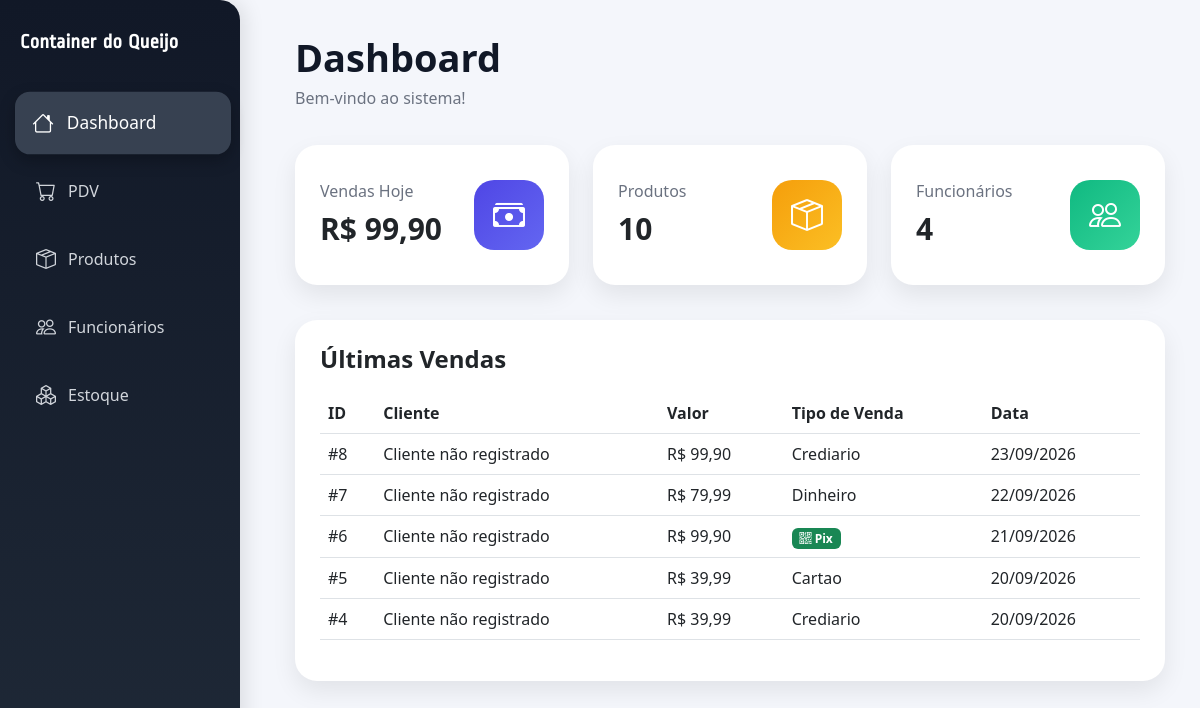
The page /PDV/index.php on the database as committed earlier.
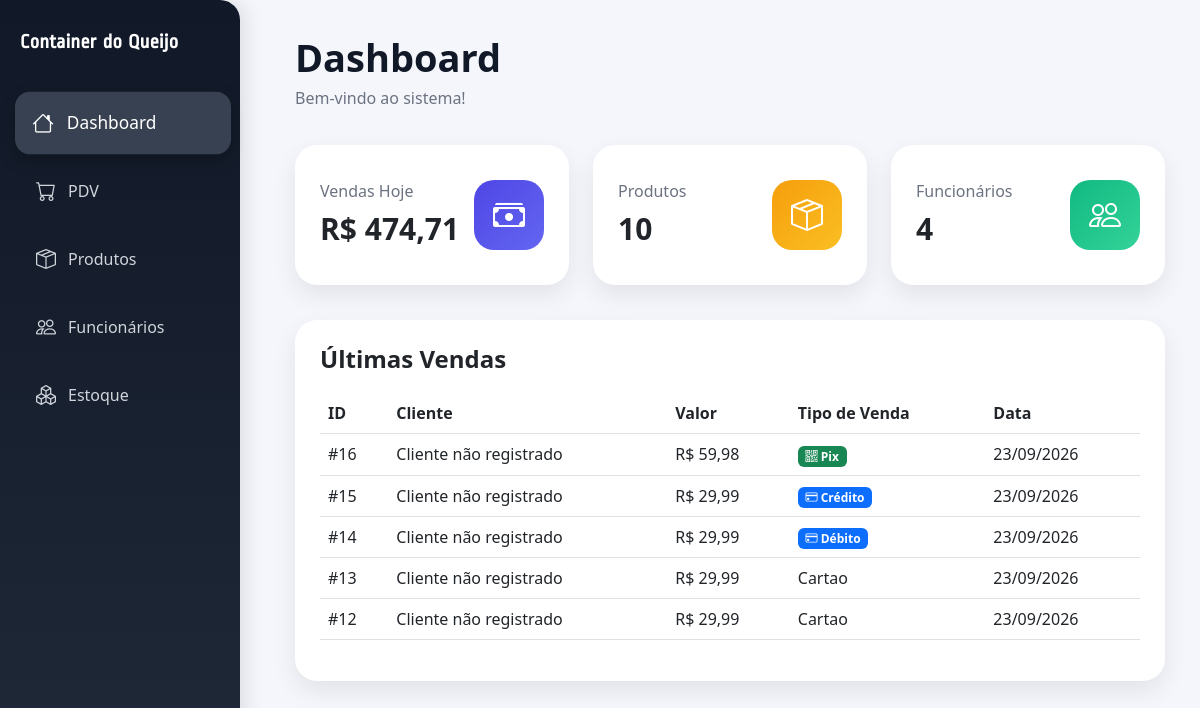
The same page on the database as committed later.
### tables this page shows
CREATE TABLE IF NOT EXISTS `vendas` (
  `idVendas` int(11) NOT NULL AUTO_INCREMENT,
  `valor` float(10,2) DEFAULT NULL,
  `data` date DEFAULT NULL,
  `formaDePagamento` enum('Dinheiro','Cartao','Debito','Credito','Pix','Crediario') NOT NULL,
  `idProduto` int(11) DEFAULT NULL,
  `idCliente` int(11) DEFAULT NULL,
  PRIMARY KEY (`idVendas`),
  KEY `idProduto` (`idProduto`),
  KEY `idCliente` (`idCliente`)
);

### PDV/index.php (the view, shortened to what this page needs)
<?php
include 'conexao.php';
$sql_vendas = "
SELECT SUM(valor) AS total_hoje
FROM vendas
WHERE DATE(data) = CURDATE()
";
$result_vendas = mysqli_query($conn, $sql_vendas);
$dados_vendas = mysqli_fetch_assoc($result_vendas);
$total_hoje = $dados_vendas['total_hoje'];
$sql_produtos = "SELECT COUNT(*) AS total_produtos FROM produtos";
$result_produtos = mysqli_query($conn, $sql_produtos);
$dados_produtos = mysqli_fetch_assoc($result_produtos);
$total_produtos = $dados_produtos['total_produtos'];
$sql_funcionarios = "
SELECT COUNT(*) AS total_funcionarios
FROM funcionarios
";
$result_funcionarios = mysqli_query($conn, $sql_funcionarios);
$dados_funcionarios = mysqli_fetch_assoc($result_funcionarios);
$total_funcionarios = $dados_funcionarios['total_funcionarios'];
?>
<!DOCTYPE html>
<html lang="pt-br">
<head>
  <link href="https://cdn.jsdelivr.net/npm/bootstrap@5.3.0/dist/css/bootstrap.min.css" rel="stylesheet">
  <link rel="stylesheet"
  href="https://cdn.jsdelivr.net/npm/bootstrap-icons@1.11.3/font/bootstrap-icons.min.css">
  <link rel="stylesheet" href="css/estilo.css">
</head>
<body >
  <div class="sidebar">
    <h2 class="logo">Container do Queijo </h2>
    <a href="index.php" class="ativo">
    <i class="bi bi-house"></i>
    Dashboard
</a>
    <a href="pdv.html">
      <i class="bi bi-cart"></i>
      PDV
    </a>
    <a href="produtos.html">
      <i class="bi bi-box-seam"></i>
      Produtos
    </a>
    <a href="funcionarios.html">
      <i class="bi bi-people"></i>
      Funcionários
    </a>
    <a href="estoque.php">
  <i class="bi bi-boxes"></i>
  Estoque
</a>
  </div>
  <div class="content">
    <h1 class="titulo">Dashboard</h1>
    <p class="subtitulo">Bem-vindo ao sistema!</p>
    <div class="row g-4">
      <div class="col-md-4">
        <div class="card-dashboard">
          <div>
            <h6>Vendas Hoje</h6>
            <h3>
    R$ <?= number_format($total_hoje, 2, ',', '.') ?>
</h3>
          </div>
          <div class="icon-card bg-vendas">
            <i class="bi bi-cash-stack"></i>
          </div>
        </div>
      </div>
      <div class="col-md-4">
        <div class="card-dashboard">
          <div>
            <h6>Produtos</h6>
            <h3><?= $total_produtos ?></h3>
          </div>
          <div class="icon-card bg-produtos">
            <i class="bi bi-box-seam"></i>
          </div>
        </div>
      </div>
      <div class="col-md-4">
        <div class="card-dashboard">
          <div>
            <h6>Funcionários</h6>
            <h3><?= $total_funcionarios ?></h3>
          </div>
          <div class="icon-card bg-funcionarios">
            <i class="bi bi-people"></i>
          </div>
        </div>
      </div>
    </div>
    <div class="painel">
      <h4>Últimas Vendas</h4>
      <table class="table table-hover">
      <thead>
  <tr>
    <th>ID</th>
    <th>Cliente</th>
    <th>Valor</th>
    <th>Tipo de Venda</th>
    <th>Data</th>
  </tr>
</thead>
        <tbody>
<?php
$sql_ultimas = "
SELECT *
FROM vendas
ORDER BY idVendas DESC
LIMIT 5
";
$result_ultimas = mysqli_query($conn, $sql_ultimas);
while($venda = mysqli_fetch_assoc($result_ultimas)){
?>
<tr>
<td>
    #<?= $venda['idVendas'] ?>
</td>
<td>
    Cliente não registrado
</td>
<td>
    R$ <?= number_format($venda['valor'], 2, ',', '.') ?>
</td>
<td>
    <?php
    $forma = strtolower(
        $venda['formaDePagamento']
    );
    if ($forma === 'pix') {
        echo '<span class="badge bg-success">
                <i class="bi bi-qr-code"></i>
                Pix
              </span>';
    } elseif ($forma === 'debito') {
        echo '<span class="badge bg-primary">
                <i class="bi bi-credit-card"></i>
                Débito
              </span>';
    } elseif ($forma === 'credito') {
        echo '<span class="badge bg-primary">
                <i class="bi bi-credit-card"></i>
                Crédito
              </span>';
    } else {
        echo htmlspecialchars(
            $venda['formaDePagamento']
        );
    }
    ?>
</td>
<td>
    <?= date(
        'd/m/Y',
        strtotime($venda['data'])
    ) ?>
</td>
</tr>
<?php } ?>
</tbody>
      </table>
    </div>
  </div>
</body>
</html>

Rows that differ between the two databases and show on the page:
no longer on this page (row unchanged): vendas: idVendas "8", valor "99,90", formaDePagamento "Crediario", data "23/09/2026"
no longer on this page (row unchanged): vendas: idVendas "7", valor "79,99", formaDePagamento "Dinheiro", data "22/09/2026"
no longer on this page (row unchanged): vendas: idVendas "6", valor "99,90", formaDePagamento "Pix" (drawn), data "21/09/2026"
no longer on this page (row unchanged): vendas: idVendas "5", valor "39,99", formaDePagamento "Cartao", data "20/09/2026"
no longer on this page (row unchanged): vendas: idVendas "4", valor "39,99", formaDePagamento "Crediario", data "20/09/2026"
added vendas: idVendas "16", valor "59,98", formaDePagamento "Pix" (drawn), data "23/09/2026"
added vendas: idVendas "15", valor "29,99", formaDePagamento "Credito" (drawn), data "23/09/2026"
added vendas: idVendas "14", valor "29,99", formaDePagamento "Debito" (drawn), data "23/09/2026"
added vendas: idVendas "13", valor "29,99", formaDePagamento "Cartao", data "23/09/2026"
added vendas: idVendas "12", valor "29,99", formaDePagamento "Cartao", data "23/09/2026"
Other text that changed with them:
$total_hoje: "99,90" → "474,71"
